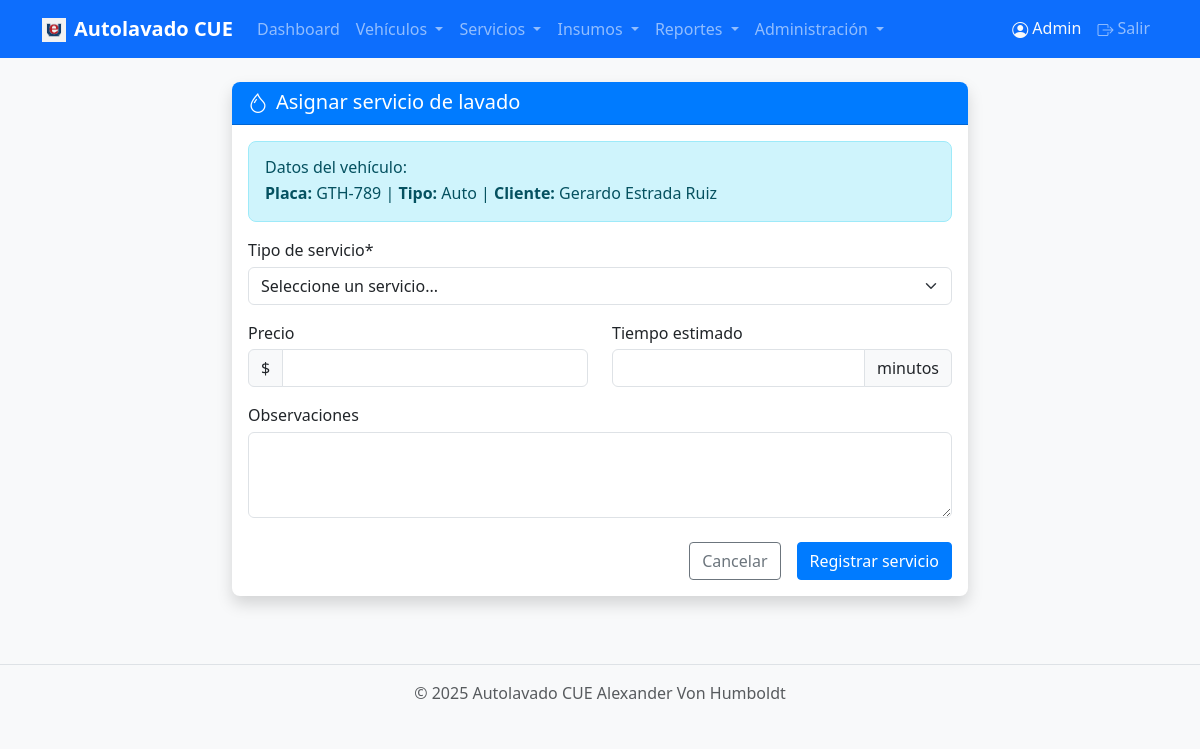
Page /servicios/nuevo/1 (signed in) on the committed database.
### models/empleado.py (models this page shows, shortened)
class Empleado(UserMixin, db.Model):
    __tablename__ = 'empleados'
    id = db.Column(db.Integer, primary_key=True)
    nombre = db.Column(db.String(100), nullable=False)
    apellido = db.Column(db.String(100), nullable=False)
    email = db.Column(db.String(120), unique=True, nullable=False)
    password_hash = db.Column(db.String(128))
    telefono = db.Column(db.String(20))
    turno = db.Column(db.String(20))  # mañana, tarde, noche
    activo = db.Column(db.Boolean, default=True)
    es_admin = db.Column(db.Boolean, default=False)
    fecha_registro = db.Column(db.DateTime, default=datetime.now)
    servicios = db.relationship('Servicio', backref='empleado', lazy='dynamic')

### models/vehiculo.py (models this page shows, shortened)
class Vehiculo(db.Model):
    __tablename__ = 'vehiculos'
    id = db.Column(db.Integer, primary_key=True)
    placa = db.Column(db.String(20), unique=True, nullable=False)
    tipo = db.Column(db.String(20), nullable=False)  # auto, camioneta, motocicleta, etc.
    marca = db.Column(db.String(50))
    modelo = db.Column(db.String(50))
    color = db.Column(db.String(30))
    cliente_id = db.Column(db.Integer, db.ForeignKey('clientes.id'), nullable=False)
    fecha_registro = db.Column(db.DateTime, default=datetime.now)
    servicios = db.relationship('Servicio', backref='vehiculo', lazy='dynamic')

class Cliente(db.Model):
    __tablename__ = 'clientes'
    id = db.Column(db.Integer, primary_key=True)
    nombre = db.Column(db.String(150), nullable=False)
    telefono = db.Column(db.String(20), unique=True, nullable=False)
    email = db.Column(db.String(120))
    fecha_registro = db.Column(db.DateTime, default=datetime.now)
    vehiculos = db.relationship('Vehiculo', backref='cliente', lazy='dynamic')

### app.py (the view, shortened to what this page needs)
@app.route('/servicios/nuevo/<int:vehiculo_id>', methods=['GET', 'POST'])
@login_required
def nuevo_servicio(vehiculo_id):
    vehiculo = Vehiculo.query.get_or_404(vehiculo_id)
    tipos_servicio = TipoServicio.query.filter_by(tipo_vehiculo=vehiculo.tipo).all()
    return render_template('vehiculos/servicio_form.html', vehiculo=vehiculo, tipos_servicio=tipos_servicio)

### app.py (called while the page is built)
@login_manager.user_loader
def load_user(user_id):
    return Empleado.query.get(int(user_id))

@app.context_processor
def inject_menu_data():
    return {
        'show_admin_menu': current_user.is_authenticated and getattr(current_user, 'es_admin', False)
    }

### templates/vehiculos/servicio_form.html (shortened to what this page needs)
{% extends 'base.html' %}
{% block content %}
<div class="row justify-content-center">
    <div class="col-md-8">
        <div class="card shadow">
            <div class="card-header bg-primary text-white">
                <h5 class="mb-0"><i class="bi bi-droplet me-2"></i>Asignar servicio de lavado</h5>
            </div>
            <div class="card-body">
                <div class="alert alert-info">
                    <h6 class="mb-1">Datos del vehículo:</h6>
                    <p class="mb-0">
                        <strong>Placa:</strong> {{ vehiculo.placa }} |
                        <strong>Tipo:</strong> {{ vehiculo.tipo|capitalize }} |
                        <strong>Cliente:</strong> {{ vehiculo.cliente.nombre }}
                    </p>
                </div>
                <form method="POST" action="{{ url_for('nuevo_servicio', vehiculo_id=vehiculo.id) }}">
                    <div class="mb-3">
                        <label for="tipo_servicio_id" class="form-label">Tipo de servicio*</label>
                        <select class="form-select" id="tipo_servicio_id" name="tipo_servicio_id" required>
                            <option value="">Seleccione un servicio...</option>
                        </select>
                    </div>
                    <div class="row mb-3">
                        <div class="col-md-6">
                            <label class="form-label">Precio</label>
                            <div class="input-group">
                                <span class="input-group-text">$</span>
                                <input type="text" class="form-control" id="precio_display" readonly>
                            </div>
                        </div>
                        <div class="col-md-6">
                            <label class="form-label">Tiempo estimado</label>
                            <div class="input-group">
                                <input type="text" class="form-control" id="tiempo_display" readonly>
                                <span class="input-group-text">minutos</span>
                            </div>
                        </div>
                    </div>
                    <div class="mb-3">
                        <label for="observaciones" class="form-label">Observaciones</label>
                        <textarea class="form-control" id="observaciones" name="observaciones" rows="3"></textarea>
                    </div>
                    <div class="d-grid gap-2 d-md-flex justify-content-md-end mt-4">
                        <a href="{{ url_for('index') }}" class="btn btn-outline-secondary me-md-2">Cancelar</a>
                        <button type="submit" class="btn btn-primary">Registrar servicio</button>
                    </div>
                </form>
            </div>
        </div>
    </div>
</div>
{% endblock %}

### templates/base.html (shortened to what this page needs)
<!DOCTYPE html>
<html lang="es">
<head>
    <link href="https://cdn.jsdelivr.net/npm/bootstrap@5.3.0/dist/css/bootstrap.min.css" rel="stylesheet">
    <link rel="stylesheet" href="https://cdn.jsdelivr.net/npm/bootstrap-icons@1.10.0/font/bootstrap-icons.css">
    <link rel="stylesheet" href="{{ url_for('static', filename='css/style.css') }}">
</head>
<body>
    {% if current_user.is_authenticated %}
    <nav class="navbar navbar-expand-lg navbar-dark bg-primary mb-4">
        <div class="container">
            <a class="navbar-brand" href="{{ url_for('index') }}">
                <img src="{{ url_for('static', filename='img/logoCUE.png') }}" alt="Logo" style="height: 24px; margin-right: 8px;">Autolavado CUE
            </a>
            <div class="collapse navbar-collapse" id="navbarNav">
                <ul class="navbar-nav me-auto">
                    <li class="nav-item">
                        <a class="nav-link" href="{{ url_for('index') }}">Dashboard</a>
                    </li>
                    <li class="nav-item dropdown">
                        <a class="nav-link dropdown-toggle" href="#" id="vehiculosDropdown" role="button" data-bs-toggle="dropdown" aria-expanded="false">
                            Vehículos
                        </a>
                    </li>
                    <li class="nav-item dropdown">
                        <a class="nav-link dropdown-toggle" href="#" id="serviciosDropdown" role="button" data-bs-toggle="dropdown" aria-expanded="false">
                            Servicios
                        </a>
                    </li>
                    <li class="nav-item dropdown">
                        <a class="nav-link dropdown-toggle" href="#" id="insumosDropdown" role="button" data-bs-toggle="dropdown" aria-expanded="false">
                            Insumos
                        </a>
                    </li>
                    <li class="nav-item dropdown">
                        <a class="nav-link dropdown-toggle" href="#" id="reportesDropdown" role="button" data-bs-toggle="dropdown" aria-expanded="false">
                            Reportes
                        </a>
                    </li>
                    {% if current_user.es_admin %}
                    <li class="nav-item dropdown">
                        <a class="nav-link dropdown-toggle" href="#" id="adminDropdown" role="button" data-bs-toggle="dropdown" aria-expanded="false">
                            Administración
                        </a>
                    </li>
                    {% endif %}
                </ul>
                <div class="navbar-nav">
                    <span class="nav-item nav-link text-light">
                        <i class="bi bi-person-circle me-1"></i>{{ current_user.nombre }}
                    </span>
                    <a class="nav-link" href="{{ url_for('logout') }}">
                        <i class="bi bi-box-arrow-right me-1"></i>Salir
                    </a>
                </div>
            </div>
        </div>
    </nav>
    {% endif %}
    <div class="container mt-4">
        {% block content %}{% endblock %}
    </div>
    <footer class="footer mt-5 py-3 bg-light">
        <div class="container text-center">
            <span class="text-muted">© 2025 Autolavado CUE Alexander Von Humboldt</span>
        </div>
    </footer>
</body>
</html>

### static/css/style.css (style rules this page uses)
body { background-color: #f8f9fa; font-family: 'Segoe UI', Tahoma, Geneva, Verdana, sans-serif; }
.navbar-brand { font-weight: 600; }
.card { border-radius: 8px; overflow: hidden; margin-bottom: 20px; border: none; }
.card-header { font-weight: 500; }
.card-header.bg-primary { background-color: #007bff !important; }
.form-label { font-weight: 500; margin-bottom: 0.3rem; }
.btn { border-radius: 4px; font-weight: 500; }
.btn-primary { background-color: #007bff; border-color: #007bff; }
.alert { border-radius: 8px; }
.footer { border-top: 1px solid #dee2e6; }
.bi { vertical-align: -0.1em; }

### rows in the picture
Empleado: nombre "Admin"
Vehiculo: placa "GTH-789", tipo "Auto"
Cliente: cliente.nombre "Gerardo Estrada Ruiz"
